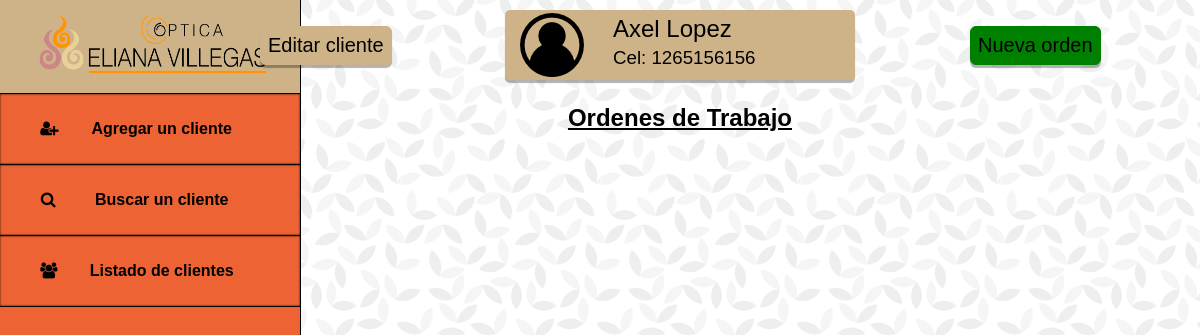
The app's page /cliente.php?id=10 with its own data.
### tables this page shows
CREATE TABLE `clientes` (
  `id_cliente` int(11) NOT NULL,
  `nombre` varchar(50) NOT NULL,
  `apellido` varchar(50) NOT NULL,
  `telefono` varchar(20) DEFAULT NULL,
  `borrado` int(11) NOT NULL DEFAULT 0
);

### controladores/helpers.php (called while the page is built, shortened)
<?php
function encontrarCliente($db, $id){
    $query = $db->prepare("SELECT * FROM clientes WHERE id_cliente = $id");
    $query->execute();
    $cliente = $query->fetchAll(PDO::FETCH_ASSOC);
    return $cliente;
}
?>

### cliente.php (the view, shortened to what this page needs)
<?php
require_once 'conexion.php';
require_once 'controladores/helpers.php';
if(isset($_GET['id'])){
    $id = $_GET['id'];
    $cliente = encontrarCliente($db, $id);
}
?>
<!DOCTYPE html>
<html lang="es">
<head>
    <link rel="stylesheet" type="text/css" href="css/styles.css">
    <link rel="stylesheet" type="text/css" href="css/styles2.css">
    <link rel="stylesheet" href="css/fontello.css">
</head>
<body>
    <?php require_once('menu.php'); ?>
    <section id="section">
        <div id="usercomplete">
            <button id="editar-cliente"><a href="editar-cliente.php?id=<?= $cliente[0]['id_cliente'] ?>">Editar cliente</a></button>
            <button id="nueva-orden"><a href="nueva-orden.php?id=<?= $cliente[0]['id_cliente'] ?>">Nueva orden</a></button>
            <div id="userdata">
                <img src="img/usuario.png" alt="Usuario">
                <?php foreach ($cliente as $cliente_real){ ?>
                <h2><?= $cliente_real['nombre'] . ' '. $cliente_real['apellido'] ?></h2>
                <h3>Cel: <?= $cliente_real['telefono']?></h3>
                <?php } ?>
            </div>
            <h2 id="titulo-ordenes">Ordenes de Trabajo</h2>
        </div>
    </section>
</body>
</html>

### css/styles.css (style rules this page uses)
* { margin: 0px; padding: 0px; }
body { background: url("../img/geometric-leaves.png"); }

### css/styles2.css (style rules this page uses)
#usercomplete { width: 1040px; float: right; }
#userdata { background-color: #CEB388; box-shadow: 0px 3px 1px rgba(0, 0, 0, 0.3); border-radius: 5px; width: 350px; height: 70px; margin-top: 10px; margin: 0px auto; }
#userdata h2, #userdata h3 { margin-left: 108px; font-family: Arial, Helvetica, sans-serif; font-weight: 500; }
#userdata img { float: left; margin-top: 3px; margin-left: 15px; }
#userdata h2 { padding-top: 5px; margin-top: 10px; margin-bottom: 4px; }
#titulo-ordenes { margin-top: 24px; font-family: Arial, Helvetica, sans-serif; text-align: center; text-decoration: underline; margin-bottom: 5px; }
#editar-cliente, #editar-orden { position: absolute; margin-top: 26px; margin-left: 100px; padding: 7px; font-family: Arial, Helvetica, sans-serif; font-size: 20px; border-radius: 6px; background-color: #CEB388; border: 1px solid #CEB388; box-shadow: 0px 3px 1px rgba(0, 0, 0, 0.3); }
#editar-cliente a, #editar-orden a { text-decoration: none; color: black; }
#nueva-orden, #nuevo-anteojo { position: absolute; margin-left: 810px; margin-top: 26px; padding: 7px; background-color: green; border: 1px solid green; font-family: Arial, Helvetica, sans-serif; border-radius: 6px; font-size: 20px; box-shadow: 0px 3px 1px rgba(0, 0, 0, 0.3); }
#nueva-orden a, #nuevo-anteojo a { text-decoration: none; color: black; }

### records on screen
clientes: nombre "Axel", apellido "Lopez", telefono "1265156156"
